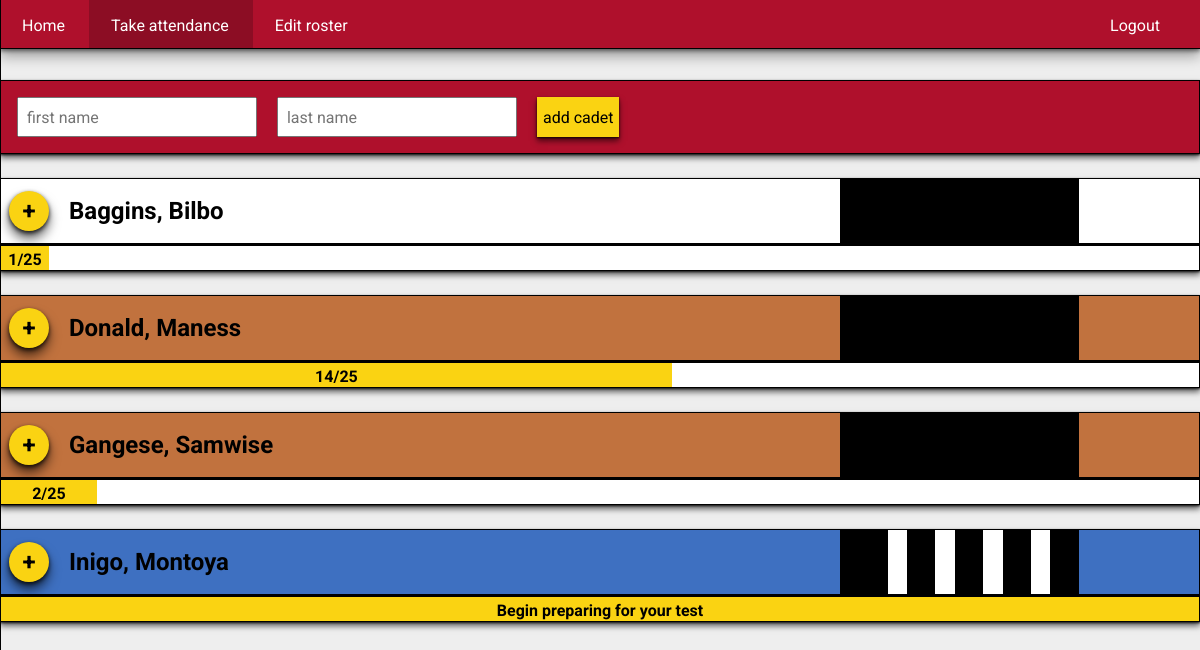
Page /add (signed in) on the earlier database version.
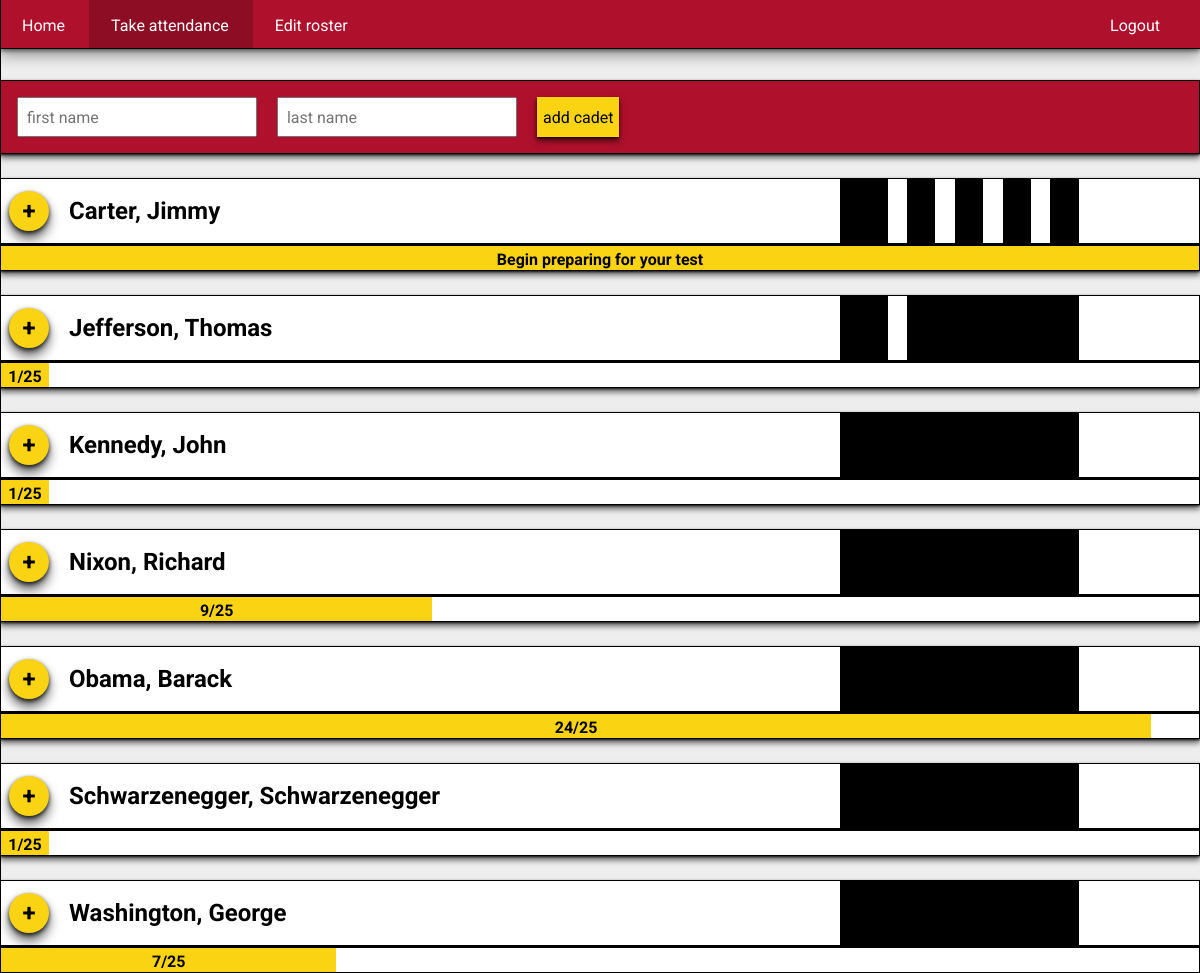
Same page on the later database version.
### tables this page shows
CREATE TABLE cadets(id INTEGER NOT NULL PRIMARY KEY, last_name TEXT NOT NULL, first_name TEXT NOT NULL, attendance_current_rank INTEGER NOT NULL, attendance_total INTEGER NOT NULL, time INTEGER NOT NULL DEFAULT CURRENT_DATE, rank TEXT NOT NULL DEFAULT "white", CONSTRAINT unq UNIQUE (last_name, first_name));

### application.py (the view)
@app.route("/add", methods=["GET", "POST"])
@login_required
def add():
    if request.method ==  "POST":
        first = request.form.get("first").upper()
        last = request.form.get("last").upper()
        if first == "" or last == "":
            msg = "Please provide your first and last name"
            return error(msg)
        else:
            c.execute("SELECT first_name, last_name FROM cadets WHERE first_name=? AND last_name=?", (first, last))
            exists = c.fetchone()
            if exists == None:
                c.execute("INSERT INTO cadets (first_name, last_name, attendance_current_rank, attendance_total) VALUES (?, ?, 1, 1)", (first, last))
                conn.commit()
                return redirect("/add")
            else:
                msg = "This name has already been added"
                return error(msg)
    else:
        cadets = c.execute("SELECT * FROM cadets ORDER BY last_name ASC")
        return render_template("add.html", cadets = cadets)

### application.py (called while the page is built)
def login_required(f):
    @wraps(f)
    def decorated_function(*args, **kwargs):
        if session.get("user_id") is None:
            return redirect(url_for("login", next=request.url))
        return f(*args, **kwargs)
    return decorated_function

### templates/add.html (shortened to what this page needs)
{% extends "layout.html" %}
{% set active_page = "add" %}
{% block main %}
    <div class="cadet_info card">
        <form action="{{ url_for('add') }}" onsubmit="return handlers.addCadetValidation('first','last')" method="post" style="margin:0;">
            <input type="text" name="first" placeholder="first name" class="add_name"/>
            <input type="text" name="last" placeholder="last name" class="add_name"/>
            <button type="submit">add cadet</button>
        </form>
    </div>
    {% for cadet in cadets %}
        <div class="card">
            <div class="cadet_info" id="{{ cadet.rank }}">
                <a href="/check_in/{{cadet.first_name}},{{cadet.last_name}}"/><button class="checkin belt_button">+</button></a>
                <span class="important belt_names">{{ cadet.last_name.capitalize() }},  {{ cadet.first_name.capitalize() }}</span>
                <div class="stripes_bar">
                    <div class="stripe num{% if cadet.attendance_current_rank > 99 %}4{% else %}{{ ((cadet.attendance_current_rank-(cadet.attendance_current_rank%25))/25)|int }}{% endif %} first_stripe">
                    </div>
                    <div class="stripe num{% if cadet.attendance_current_rank > 99 %}4{% else %}{{ ((cadet.attendance_current_rank-(cadet.attendance_current_rank%25))/25)|int }}{% endif %} second_stripe">
                    </div>
                    <div class="stripe num{% if cadet.attendance_current_rank > 99 %}4{% else %}{{ ((cadet.attendance_current_rank-(cadet.attendance_current_rank%25))/25)|int }}{% endif %} third_stripe">
                    </div>
                    <div class="stripe num{% if cadet.attendance_current_rank > 99 %}4{% else %}{{ ((cadet.attendance_current_rank-(cadet.attendance_current_rank%25))/25)|int }}{% endif %} fourth_stripe">
                    </div>
                </div>
            </div>
            <div class="progress_bar">
                <div class="progress_fill" style="width: {{ ((cadet.attendance_current_rank % 25)/25)*100|round(1) }}%">
                    {{ cadet.attendance_current_rank % 25 }}/25
                </div>
                <div class="ready_to_test stripe{% if cadet.attendance_current_rank > 99 %}4{% else %}{{ ((cadet.attendance_current_rank-(cadet.attendance_current_rank%25))/25)|int }}{% endif %}">
                    Begin preparing for your test
                </div>
            </div>
        </div>
    {% endfor %}
{% endblock %}

Differences in the rows shown:
removed cadets: last_name "Donald", first_name "Maness", cadet.attendance_current_rank%25 "14", rank "brown" (drawn)
removed cadets: last_name "Gangese", first_name "Samwise", cadet.attendance_current_rank%25 "2", rank "brown" (drawn)
added cadets: last_name "Carter", first_name "Jimmy", attendance_current_rank 113 (drawn), {{ ((cadet.attendance_current_rank % 25)/25)*100|round(1) }} 52.0 (drawn)
added cadets: last_name "Jefferson", first_name "Thomas", cadet.attendance_current_rank%25 "1"
added cadets: last_name "Kennedy", first_name "John", cadet.attendance_current_rank%25 "1"
changed cadets: rank "blue" → "white" (drawn); last_name "Inigo" → "Nixon"; first_name "Montoya" → "Richard"; cadet.attendance_current_rank%25 (not shown) → "9"; attendance_current_rank "Begin preparing for your test" → "/25"; moves up the list
added cadets: last_name "Obama", first_name "Barack", cadet.attendance_current_rank%25 "24"
added cadets: last_name "Schwarzenegger", first_name "Schwarzenegger", cadet.attendance_current_rank%25 "1"
changed cadets: last_name "Baggins" → "Washington"; first_name "Bilbo" → "George"; attendance_current_rank 1 → 7 (drawn); cadet.attendance_current_rank%25 "1" → "7"
